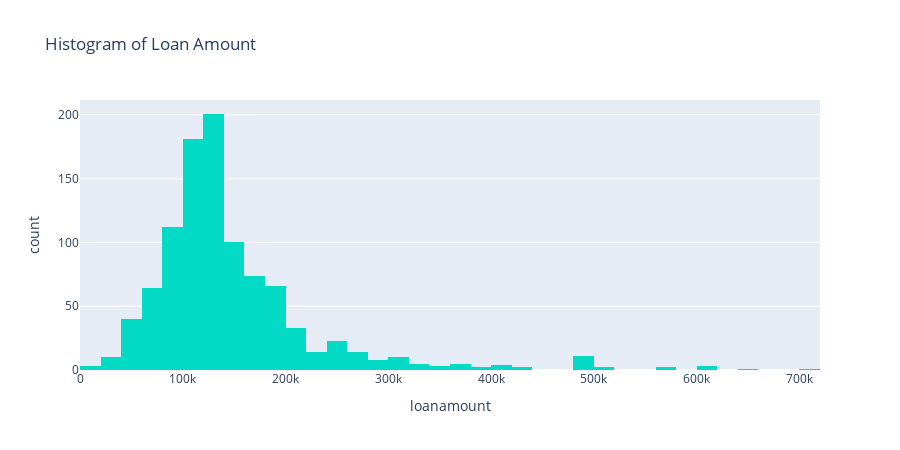

Notebook code for this chart:
### Code cell
SP = px.histogram(df, x='loanamount',
                         title='Histogram of Loan Amount', height=450,
                         color_discrete_sequence=['#03DAC5'],
                         )
SP

### Figure 1 — Plotly figure (JSON) as saved in the notebook; plotly's stock layout.template omitted (floating-point values rounded to 4 significant figures; data arrays with more than 128 entries replaced by an {"elided": "..."} marker saying what was removed)
{"data": [{"alignmentgroup": "True", "bingroup": "x", "hovertemplate": "loanamount=%{x}<br>count=%{y}<extra></extra>", "legendgroup": "", "marker": {"color": "#03DAC5", "pattern": {"shape": ""}}, "name": "", "offsetgroup": "", "orientation": "v", "showlegend": false, "type": "histogram", "x": {"elided": "1029 int values"}, "xaxis": "x", "yaxis": "y"}], "layout": {"barmode": "relative", "height": 450, "legend": {"tracegroupgap": 0}, "title": {"text": "Histogram of Loan Amount"}, "xaxis": {"anchor": "y", "domain": [0, 1], "title": {"text": "loanamount"}}, "yaxis": {"anchor": "x", "domain": [0, 1], "title": {"text": "count"}}}}
